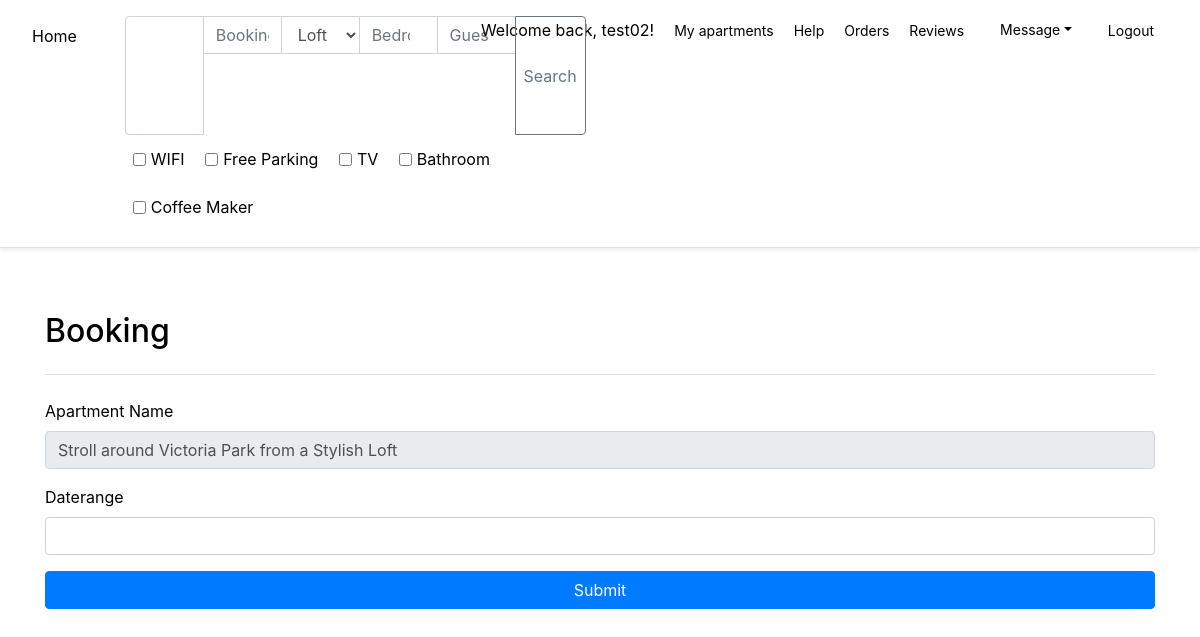
Screenshot of /booking/1 (signed in) with the database file from the repository.
### model.py (models this page shows, shortened)
class User(db.Model, UserMixin):
    __tablename__ = 'user'
    id= Column(Integer, autoincrement= True, primary_key= True)
    username = Column(String(126))
    password_hash= Column(String(126))
    email = Column(String(126))
    phone = Column(String(126))
    @property
    def is_owner(self):
        return bool(self.apartments)
    @property
    def messages(self):
        return [m for m in self.message_sended + self.message_received if not m.parent_id]

class Apartment(db.Model):
    __tablename__ = 'apartment'
    id = Column(Integer, autoincrement= True, primary_key= True)
    a_name = Column(String(126))
    location = Column(String())
    address = Column(String(126))
    postcode = Column(String(16))
    longtitude = Column(Float)
    altitude = Column(Float)
    price = Column(Float)
    type = Column(String)
    guest = Column(SmallInteger)
    bedroom = Column(SmallInteger)
    wifi = Column(Boolean)
    parking = Column(Boolean)
    tv = Column(Boolean)
    bathroom = Column(Boolean)
    coffee = Column(Boolean)
    description = Column(Text)
    owner_id = Column(Integer, ForeignKey('user.id'))
    owner = relationship('User', backref='apartments')

### routes.py (the view, shortened to what this page needs)
@app.route('/booking/<int:id>', methods=['GET', 'POST'])
@login_required
def booking(id):
    apartment = Apartment.query.filter_by(id=id).first()
    return render_template('booking.html', data= apartment)

### model.py (called while the page is built)
@loginmanager.user_loader
def user_loader(id):
    return User.query.get(id)

### templates/booking.html (shortened to what this page needs)
{% extends 'base.html' %}
{% block stylesheets %}
    {{super()}}
    <link href="{{url_for('static', filename='css/search.css') }}" rel="stylesheet"/>
{% endblock stylesheets %}
{% block body %}
<div class="d-flex flex-column flex-md-row p-3 px-md-4 mb-3 bg-white border-bottom shadow-sm">
    {% include 'components/searchbar.html' %}
    {% include 'components/nav.html' %}
</div>
<div class="container pt-2">
    <div class="border-bottom my-4 py-3">
        <h2>Booking</h2>
    </div>
    <form method="post" action="{{url_for('booking', id=data.id)}}">
        <div class="form-group">
            <label for="a_name">Apartment Name</label>
            <input type="text" class="form-control" name="a_name" id="a_name" disabled value="{{ data.a_name }}">
        </div>
        <div class="form-group">
            <label for="daterange">Daterange</label>
            <input type="text" class="daterange form-control w-100" id="daterange" name="daterange"/>
        </div>
        <button class="btn btn-block btn-primary">Submit</button>
    </form>
</div>
{% endblock body %}

### templates/components/nav.html (shortened to what this page needs)
<nav >
    <ul class="my-2 navbar ">
        {% if current_user.is_authenticated %}<li class="nar-item">Welcome back, {{current_user.username}}!</li>{% endif %}
        {% if current_user.is_authenticated and current_user.is_owner%}
            <li class="nar-item"><a href="{{url_for('apartments')}}">My apartments</a></li>
        {% else %}
            <li class="nar-item"><a href="{{url_for('add_apartment')}}">Host a Home</a></li>
        {% endif %}
        <li class="nar-item"><a href="{{ url_for('help') }}">Help</a></li>
        {% if current_user.is_authenticated %}
            <li class="nar-item"><a href="{{ url_for('orders') }}">Orders</a></li>
            <li class="nav-bar"><a href="{{ url_for('reviews') }}">Reviews</a></li>
            <li class="nav-bar dropdown">
                <a class="nav-link dropdown-toggle" href="#" id="message" data-toggle="dropdown" aria-haspopup="true" aria-expanded="false" data-offset="-300, 20">Message</a>
            </li>
            <li class="nav-bar"><a href="{{ url_for('logout')}}">Logout</a> </li>
        {% else %}
            <li class="nav-bar"><a href="{{ url_for('login') }}">Login</a></li>
            <li class="nav-bar"><a href="{{ url_for('signup') }}">Signup</a></li>
        {% endif %}
    </ul>
</nav>

### static/css/main.css (style rules this page uses)
body { min-width: 95vw; min-height: 75vh; }
* { text-decoration: none; color: black; }
a,a:hover { color: black; }
nav ul { position: absolute!important; top: -15px; right: 20px; }
nav ul li { display: inline; padding: 10px 10px; }
li a { font-size: 14px; color: black; }

### rows the page displays
User: username "test02"
Apartment: a_name "Stroll around Victoria Park from a Stylish Loft"
